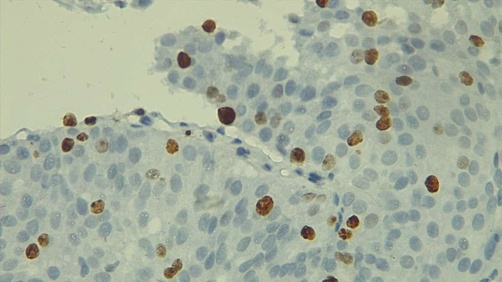
#> input picture EZE004 (5) (1).jpg, 502 x 282 px, shrunk from 1280 x 720 before the run, found by its file name
$ jupyter execute 'marcar positivos MASCARA CON HISTOGRAMA.ipynb'
#> lines starting #> are read from the running program, lines starting #| are printed output that depends on the picture; after the words box and inside, x2 and y2 are one past the last pixel; in counts of white or black regions, pixels touching at a corner belong together
[cell 1]
# LIBRERIAS E INSTALACIONES QUE NO TENIA (CREO QUE NO ES NECESARIO QUE LO CORRAN)
pkgs = {
    "matplotlib":       "matplotlib",
    "numpy":            "numpy",
    "pandas":           "pandas",
    "scipy":            "scipy",
    "skimage":          "scikit-image",   # el módulo es skimage, pero pip lo llama scikit-image
    "histomicstk":      "histomicstk",
    "openslide":        "openslide-python"
}

import importlib, subprocess, sys

for module_name, pip_name in pkgs.items():
    try:
        importlib.import_module(module_name)
    except ImportError:
        print(f"→ Instalando `{pip_name}` para poder usar `import {module_name}`…")
        subprocess.check_call([sys.executable, "-m", "pip", "install", pip_name])
        # tras instalar, volvemos a importar
        importlib.import_module(module_name)

[cell 2]
#LIBRERIAS
import os
import matplotlib.pyplot as plt
import numpy as np
import pandas as pd
import histomicstk as htk
from scipy import ndimage as ndi
from skimage.io import imread
from skimage.color import label2rgb
from skimage.filters import threshold_otsu
from skimage.morphology import remove_small_objects, dilation
from skimage.segmentation import watershed
from skimage.measure import label, regionprops
from skimage.measure import regionprops_table

[cell 3]
#DE RGB-->OD
import numpy as np
import cv2
import matplotlib.pyplot as plt

def rgb2od(img_rgb):
    """
    Convierte una imagen RGB (0–255) a absorbancia (densidad óptica).
    """
    # convertir a float, evitar log(0) sumando 1, normalizar /256
    img = img_rgb.astype(np.float32) + 1.0
    od = -np.log10(img / 256.0)
    return od

[cell 4]
# CARGAR LA IMAGEN
ruta = r"G:\Mi unidad\Niki Facultad\DIGPATHO\EZE004 (5) (1).jpg"#--> PONER LA DIRECCION DE DONDE TIENEN GUARDADA LA IMAGEN
rgb = cv2.imread(ruta)           # OpenCV carga en BGR
#> rgb is the input picture: shape (282, 502, 3); mean B, G, R 157.8, 175, 165.7
rgb = cv2.cvtColor(rgb, cv2.COLOR_BGR2RGB)  # convertimos a RGB
plt.imshow(rgb)
plt.title("RGB original")
plt.axis("off")
plt.show()

[cell 5]
#3) Convertir a Densidad Óptica
od = rgb2od(rgb)
# Visualicemos cada canal OD:
fig, axes = plt.subplots(1,3, figsize=(12,4))
for i, nombre in enumerate(["R","G","B"]):
    ax = axes[i]
    im = ax.imshow(od[:,:,i], cmap="gray")
    ax.set_title(f"OD canal {nombre}")
    ax.axis("off")
    fig.colorbar(im, ax=ax, fraction=0.046)
plt.tight_layout()
#DE ACA IDENTIFIQUE QUE EL CANAL B ES EL QUE MEJOR SEPARANA LAS CELULAS

[cell 6]
#-------------HISTOGRAMA-------------------(PARTE NUEVA)
#al convertir tu imagen a densidad óptica el canal B te da dos poblaciones bien diferenciadas (positivos vs. negativos)
#vemos el histograma de ese canal
I = rgb.astype(np.float64) / 255.0
od = -np.log(I + 1e-6)
B_od = od[:,:,2]    # tercer plano, el “canal B” en OD
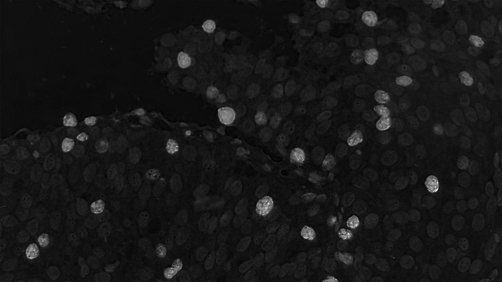
#> B_od: shape (282, 502) float64; min 0.218, max 3.14, mean 0.493; drawn with min black and max white

hist, bins = np.histogram(B_od.ravel(), bins=256, range=(0, B_od.max()))
#> hist = 256 values, max 12327 at index 33, min 0 at index 0, mean 553; bins = 257 values from 0 to 3.14
# lo dibujamos
plt.figure(figsize=(8,4))
plt.bar(bins[:-1], hist, width=bins[1]-bins[0], color='gray', edgecolor='black')
plt.title("Histograma del canal B en OD")
plt.xlabel("Densidad óptica")
plt.ylabel("Número de píxels")
plt.tight_layout()
plt.show()
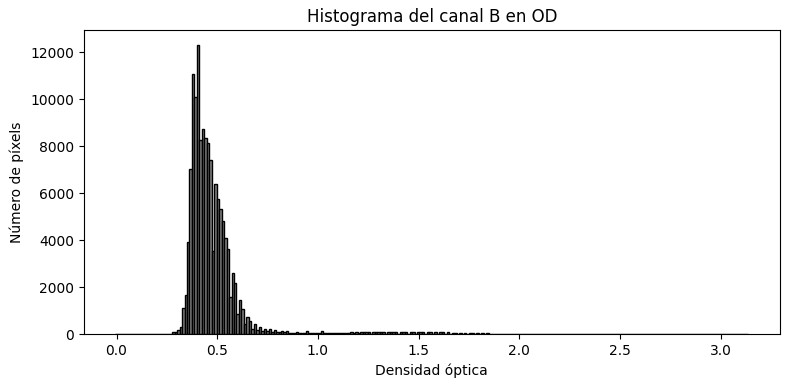
#> figure drawn by matplotlib, 1 panel; tallest bar 12327 high, from x = 0.399 to 0.411

[cell 7]
import numpy as np
import matplotlib.pyplot as plt

# 1) Define el umbral en OD (ajústalo si hace falta tras EL tu histograma)
th = 0.80#LOS VALORES QUE MAS ME GUSTARON PARA USAR SON 1.0; 0.9: 0.75

# 2) Construye la máscara booleana
mask_pos = (B_od > th)
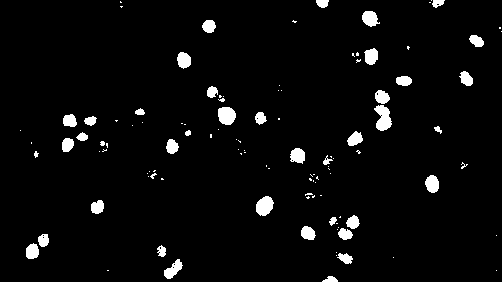
#> mask_pos: shape (282, 502) bool; 3.8% white; 111 white regions (71 under 20 px), largest, box (x1, y1, x2, y2) and area: (374, 105, 392, 131) 306, (218, 107, 236, 125) 264, (256, 196, 274, 216) 264

# 3) Visualiza la máscara para comprobar que capta tus núcleos positivos
plt.figure(figsize=(6,6))
plt.imshow(mask_pos, cmap='gray')
plt.title(f"Células DAB-positivas (OD > {th})")
plt.axis('off')
plt.show()

# 4) Ahora sobrepón la máscara sobre la imagen original para ver sólo esas células
plt.figure(figsize=(6,6))
plt.imshow(rgb, alpha=0.3)            # tu RGB de fondo
plt.imshow(mask_pos, cmap='Reds',     # rojo semitransparente para el _positivo_
           alpha=0.6)
plt.title("Sólo DAB-positivas resaltadas")
plt.axis('off')
plt.show()
# 1) muestra la imagen original
plt.figure(figsize=(6,6))
plt.imshow(rgb)
plt.title("Imagen original")
plt.axis("off")

[cell 8]
#ESTA ES LA PARTE DEL CODIGO QUE HACE LA MASCARA
import numpy as np
import matplotlib.pyplot as plt

# suponemos que ya tienes:
# rgb      : tu imagen original en uint8, rango [0–255], shape (H,W,3)
# mask_pos : tu máscara booleana, shape (H,W), True donde dab+ (positivas)

# 1) crea una copia sobre la que pintar
overlay = rgb.copy()

# 2) pinta de verde puro ([0,255,0]) todos los píxeles positivos
overlay[mask_pos] = np.array([0,255,0], dtype=np.uint8)
#> overlay: shape (282, 502, 3); mean R, G, B 161.5, 181.1, 154.9

# 3) muéstralo
plt.figure(figsize=(6,6))
plt.imshow(overlay)
plt.title("Células positivas resaltadas en verde")
plt.axis("off")
plt.show()

[cell 9]
#ES EL MISMO CODIGO QUE ANTES PERO TODO JUNTO PARA IR PROBANDO CON LAS OTRAS IMAGENES --> SI QUIEREN PROBAR IMAGENES SOLO CORRER ESTE
import cv2
import numpy as np
import matplotlib.pyplot as plt

# 1) Ruta de tu imagen
ruta = r"G:\Mi unidad\Niki Facultad\DIGPATHO\EZE007 (12)_EQ (1).jpg"

# 2) Cargo y convierto de BGR (OpenCV) a RGB
bgr = cv2.imread(ruta)
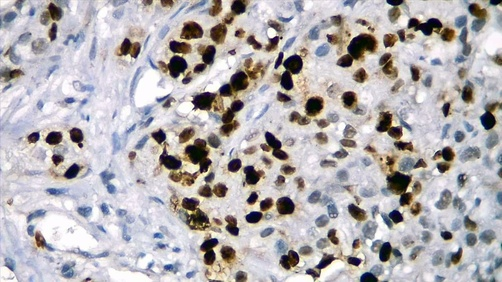
#> input picture EZE007 (12)_EQ (1).jpg, 502 x 282 px, shrunk from 1280 x 720 before the run, found by its file name
#> bgr is the input picture: shape (282, 502, 3); mean B, G, R 179.2, 176.8, 181.1
if bgr is None:
    raise FileNotFoundError(f"No se encontró el archivo: {ruta}")
rgb = cv2.cvtColor(bgr, cv2.COLOR_BGR2RGB)

# 3) Paso a densidad óptica (OD)
I = rgb.astype(np.float64) / 255.0
od = -np.log(I + 1e-6)

# 4) Extraigo el canal “B” de OD
B_od = od[:, :, 2]

# 5) Creo la máscara de positivos según el umbral que vimos en el histograma
threshold = 0.85    # ajústalo si quieres más o menos restrictivo
mask = B_od > threshold
#> mask: shape (282, 502) bool; 14.9% white; 226 white regions (117 under 20 px), largest, box (x1, y1, x2, y2) and area: (191, 58, 267, 137) 1700, (385, 155, 414, 207) 731, (337, 33, 378, 67) 729

# 6) Pinto de verde (RGB = [0,255,0]) todos los píxeles positivos
overlay = rgb.copy()
overlay[mask] = np.array([0, 255, 0], dtype=np.uint8)
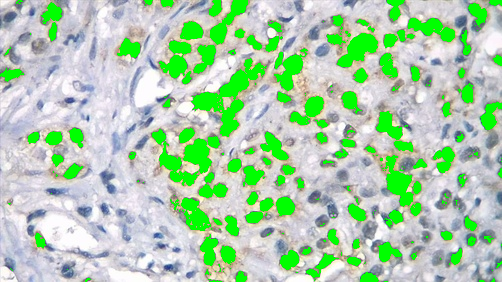
#> overlay: shape (282, 502, 3); mean R, G, B 171.1, 206.7, 171.5

# 7) Muestro lado a lado el original y el overlay
plt.figure(figsize=(10,5))
plt.subplot(1,2,1)
plt.imshow(rgb)
plt.title("Original")
plt.axis("off")

plt.subplot(1,2,2)
plt.imshow(overlay)
plt.title("Positivos en verde")
plt.axis("off")

plt.tight_layout()
plt.show()

[cell 10]
##ES EL MISMO CODIGO QUE ANTES PERO TODO JUNTO Y CON LAS IMAGENES DE ISTOGRAMA POR SI HAY QUE ELEGIR OTRO HUMBRA PARA IR PROBANDO CON LAS OTRAS IMAGENES
import cv2
import numpy as np
import matplotlib.pyplot as plt

# 1) Ruta de tu imagen
ruta = r"G:\Mi unidad\Niki Facultad\DIGPATHO\Ki67-400x-01 E Vogel (3) (1).jpg"

# 2) Cargo y convierto de BGR (OpenCV) a RGB
bgr = cv2.imread(ruta)
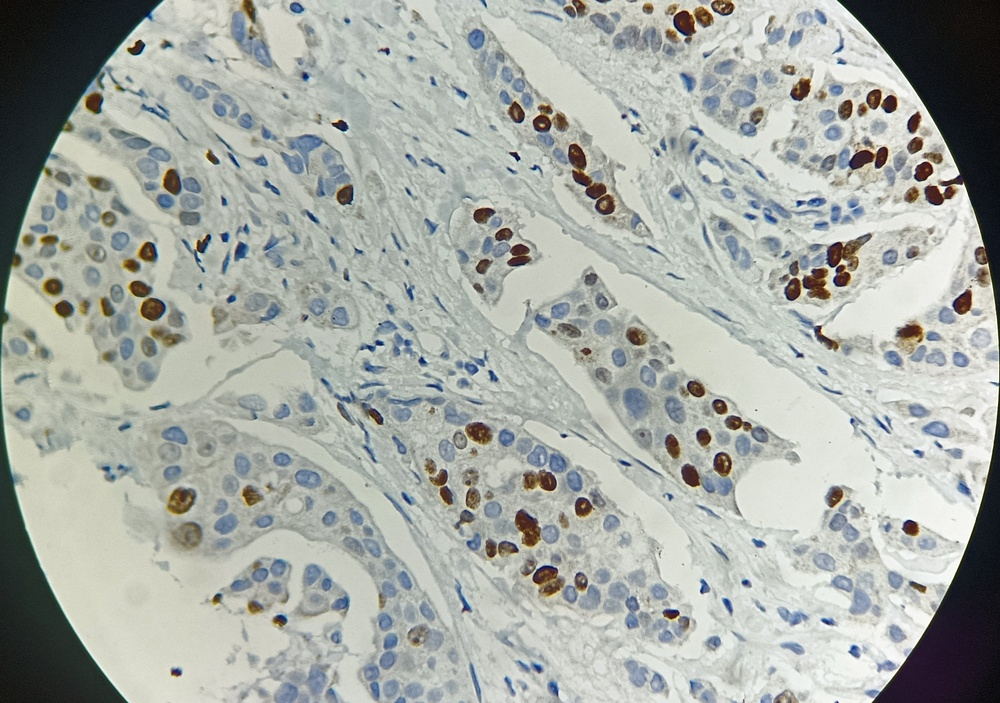
#> input picture Ki67-400x-01 E Vogel (3) (1).jpg, 1000 x 703 px, shrunk from 2550 x 1792 before the run, found by its file name
#> bgr is the input picture: shape (703, 1000, 3); mean B, G, R 165.4, 171.3, 167
if bgr is None:
    raise FileNotFoundError(f"No se encontró el archivo: {ruta}")
rgb = cv2.cvtColor(bgr, cv2.COLOR_BGR2RGB)
#> rgb: shape (703, 1000, 3)

# 3) Paso a densidad óptica (OD)
I = rgb.astype(np.float64) / 255.0
#> I: shape (703, 1000, 3) float64
od = -np.log(I + 1e-6)
#> od: shape (703, 1000, 3) float64

# Visualicemos cada canal OD:
fig, axes = plt.subplots(1,3, figsize=(12,4))
for i, nombre in enumerate(["R","G","B"]):
    ax = axes[i]
    im = ax.imshow(od[:,:,i], cmap="gray")
    ax.set_title(f"OD canal {nombre}")
    ax.axis("off")
    fig.colorbar(im, ax=ax, fraction=0.046)
plt.tight_layout()
## 3.5) Histograma del canal B en OD (¡nuevo!)
B_od = od[:, :, 2]
#> B_od: shape (703, 1000) float64
plt.figure(figsize=(6, 4))
plt.hist(B_od.ravel(), bins=256, range=(B_od.min(), B_od.max()), color='black')
plt.title("Histograma OD Canal B")
plt.xlabel("Valor OD")
plt.ylabel("Frecuencia")
plt.tight_layout()
plt.show()
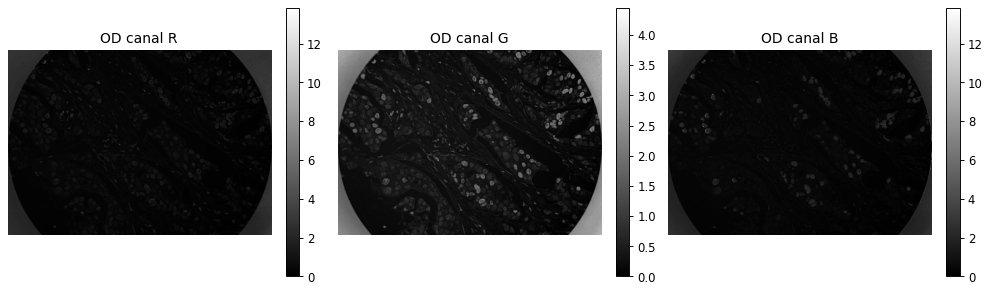
#> figure drawn by matplotlib, 6 panels
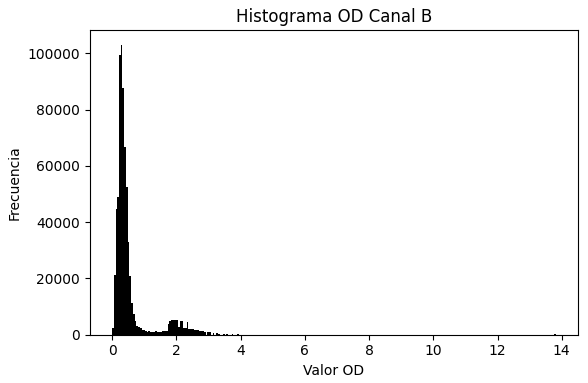
#> figure drawn by matplotlib, 1 panel; tallest bar 102979 high, from x = 0.27 to 0.324

# 4) Extraigo el canal “B” de OD
B_od = od[:, :, 2]

# 5) Creo la máscara de positivos según el umbral que vimos en el histograma
threshold = 0.75    # ajústalo si quieres más o menos restrictivo
mask = B_od > threshold
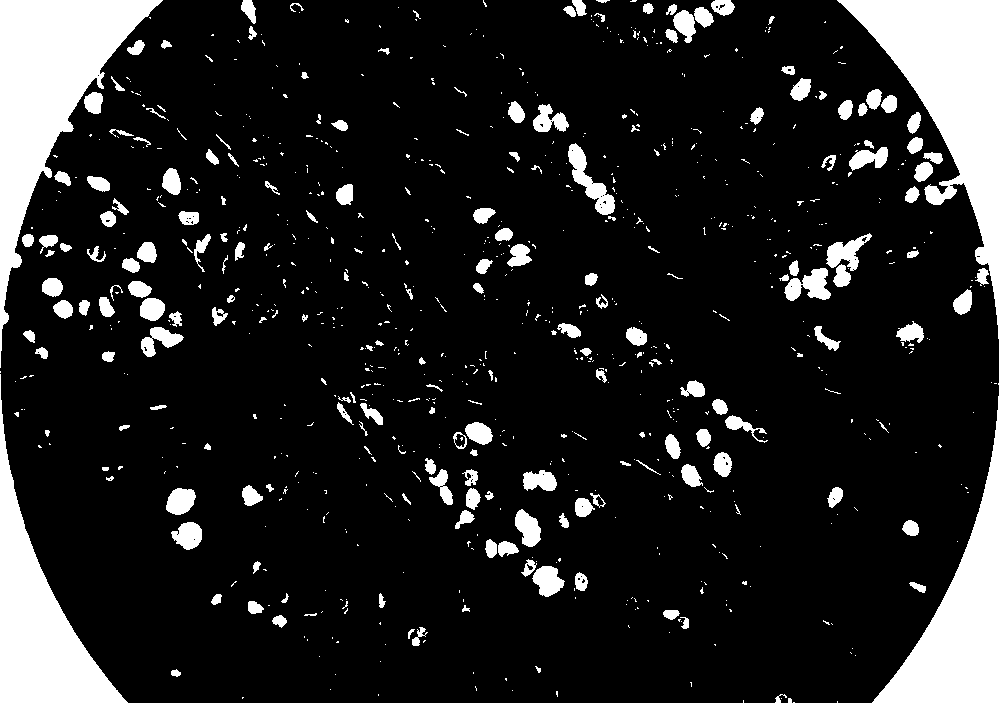
#> mask: shape (703, 1000) bool; 14.2% white; 846 white regions (646 under 20 px), largest, box (x1, y1, x2, y2) and area: (837, 0, 1000, 703) 33119, (0, 0, 163, 368) 19246, (0, 374, 128, 703) 13492

# 6) Pinto de verde (RGB = [0,255,0]) todos los píxeles positivos
overlay = rgb.copy()
overlay[mask] = np.array([0, 255, 0], dtype=np.uint8)
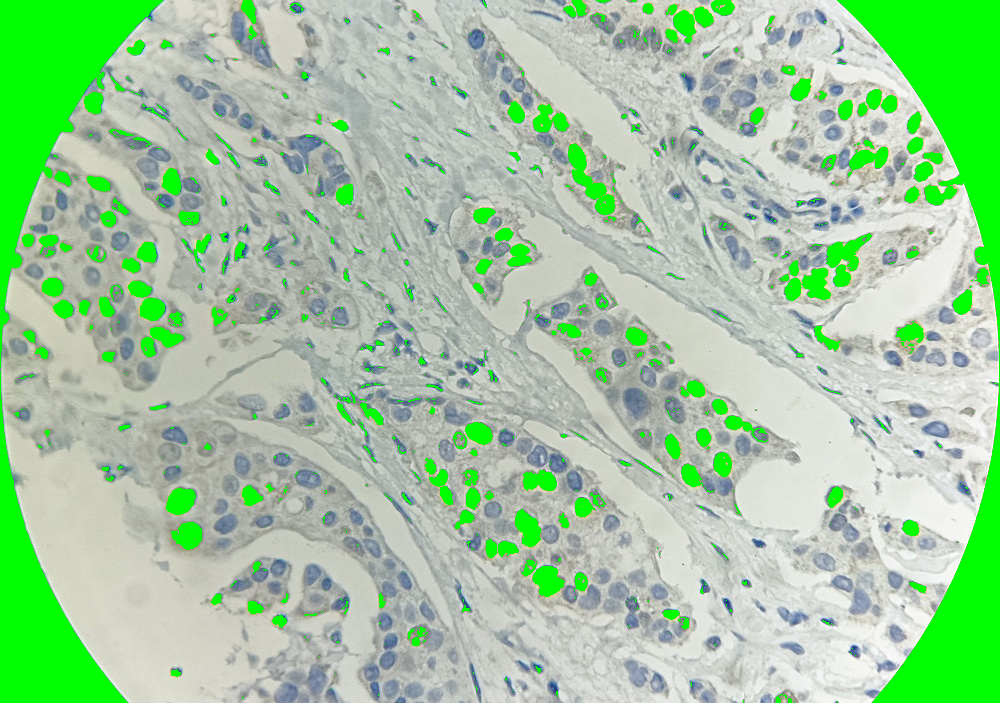
#> overlay: shape (703, 1000, 3); mean R, G, B 160.2, 200.8, 159.1

# 7) Muestro lado a lado el original y el overlay
plt.figure(figsize=(10,5))
plt.subplot(1,2,1)
plt.imshow(rgb)
plt.title("Original")
plt.axis("off")

plt.subplot(1,2,2)
plt.imshow(overlay)
plt.title("Positivos en verde")
plt.axis("off")

plt.tight_layout()
plt.show()
